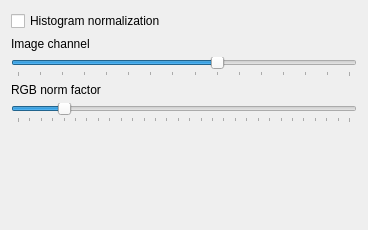
                      <widget class="QWidget" name="page_3">
                       <property name="geometry">
                        <rect>
                         <x>0</x>
                         <y>0</y>
                         <width>368</width>
                         <height>230</height>
                        </rect>
                       </property>
                       <attribute name="label">
                        <string>Display</string>
                       </attribute>
                       <layout class="QVBoxLayout" name="verticalLayout_7">
                        <item>
                         <widget class="QCheckBox" name="normalizeCheckbox">
                          <property name="toolTip">
                           <string>Select to normalize displayed images</string>
                          </property>
                          <property name="text">
                           <string>Histogram normalization</string>
                          </property>
                          <property name="checked">
                           <bool>false</bool>
                          </property>
                         </widget>
                        </item>
                        <item>
                         <widget class="QLabel" name="displayedBandLabel">
                          <property name="sizePolicy">
                           <sizepolicy hsizetype="Preferred" vsizetype="Minimum">
                            <horstretch>0</horstretch>
                            <verstretch>0</verstretch>
                           </sizepolicy>
                          </property>
                          <property name="text">
                           <string>Image channel</string>
                          </property>
                         </widget>
                        </item>
                        <item>
                         <widget class="QSliderLabeled" name="bandSlider">
                          <property name="toolTip">
                           <string>Select displayed spectral band</string>
                          </property>
                          <property name="autoFillBackground">
                           <bool>false</bool>
                          </property>
                          <property name="minimum">
                           <number>1</number>
                          </property>
                          <property name="maximum">
                           <number>16</number>
                          </property>
                          <property name="pageStep">
                           <number>1</number>
                          </property>
                          <property name="value">
                           <number>10</number>
                          </property>
                          <property name="orientation">
                           <enum>Qt::Horizontal</enum>
                          </property>
                          <property name="invertedAppearance">
                           <bool>false</bool>
                          </property>
                          <property name="tickPosition">
                           <enum>QSlider::TicksBelow</enum>
                          </property>
                          <property name="tickInterval">
                           <number>1</number>
                          </property>
                         </widget>
                        </item>
                        <item>
                         <widget class="QLabel" name="rgbNormLabel">
                          <property name="sizePolicy">
                           <sizepolicy hsizetype="Preferred" vsizetype="Fixed">
                            <horstretch>0</horstretch>
                            <verstretch>0</verstretch>
                           </sizepolicy>
                          </property>
                          <property name="text">
                           <string>RGB norm factor</string>
                          </property>
                         </widget>
                        </item>
                        <item>
                         <widget class="QSliderLabeled" name="rgbNormSlider">
                          <property name="toolTip">
                           <string>Select the normalizing factor for RGB noormalization</string>
                          </property>
                          <property name="minimum">
                           <number>1</number>
                          </property>
                          <property name="maximum">
                           <number>30</number>
                          </property>
                          <property name="pageStep">
                           <number>1</number>
                          </property>
                          <property name="value">
                           <number>5</number>
                          </property>
                          <property name="orientation">
                           <enum>Qt::Horizontal</enum>
                          </property>
                          <property name="tickPosition">
                           <enum>QSlider::TicksBelow</enum>
                          </property>
                          <property name="tickInterval">
                           <number>1</number>
                          </property>
                         </widget>
                        </item>
                        <item>
                         <spacer name="verticalSpacer_3">
                          <property name="orientation">
                           <enum>Qt::Vertical</enum>
                          </property>
                          <property name="sizeHint" stdset="0">
                           <size>
                            <width>20</width>
                            <height>40</height>
                           </size>
                          </property>
                         </spacer>
                        </item>
                       </layout>
                      </widget>
